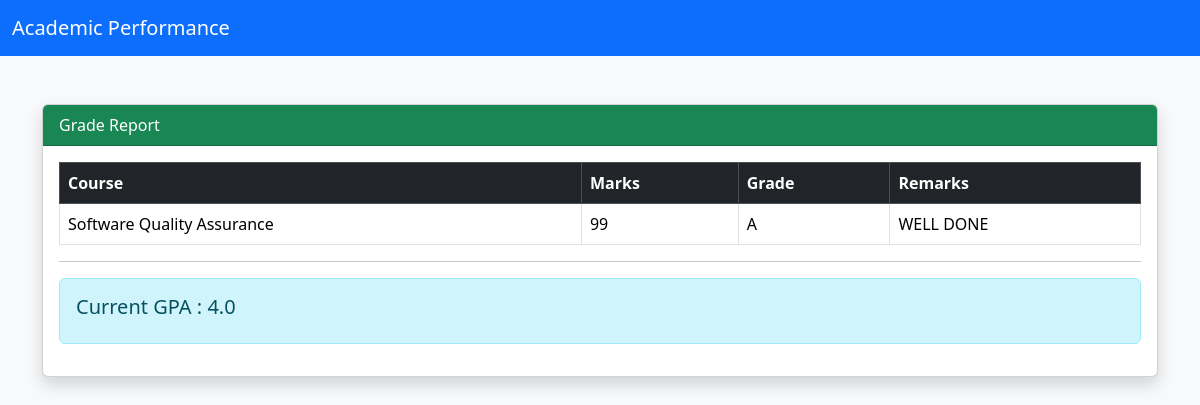
Page /grades (signed in) on the committed database.
### models/grade_model.py (models this page shows)
class Grade(db.Model):
    id = db.Column(
        db.Integer,
        primary_key=True
    )
    student_id = db.Column(
        db.Integer,
        nullable=False
    )
    course_name = db.Column(
        db.String(100),
        nullable=False
    )
    marks = db.Column(
        db.Integer,
        nullable=False
    )
    grade = db.Column(
        db.String(5),
        nullable=False
    )
    remarks = db.Column(
        db.String(300)
    )
    created_at = db.Column(
        db.DateTime,
        default=db.func.now()
    )

### routes/auth_routes.py (the view)
@app.route("/grades")
def grades():
    grades = Grade.query.filter_by(
        student_id=session["user_id"]
    ).all()
    total_points = 0
    total_courses = len(grades)
    for g in grades:
        if g.grade == "A":
            total_points += 4.0
        elif g.grade == "B":
            total_points += 3.0
        elif g.grade == "C":
            total_points += 2.0
        elif g.grade == "D":
            total_points += 1.0
    gpa = 0
    if total_courses > 0:
        gpa = round(
            total_points / total_courses,
            2
        )
    return render_template(
        "grades.html",
        grades=grades,
        gpa=gpa
    )

### templates/grades.html (shortened to what this page needs)
<!DOCTYPE html>
<html>
<head>
<link href="https://cdn.jsdelivr.net/npm/bootstrap@5.3.3/dist/css/bootstrap.min.css" rel="stylesheet">
</head>
<body class="bg-light">
<nav class="navbar navbar-dark bg-primary">
<div class="container-fluid">
<span class="navbar-brand">
Academic Performance
</span>
</div>
</nav>
<div class="container mt-5">
<div class="card shadow">
<div class="card-header bg-success text-white">
Grade Report
</div>
<div class="card-body">
<table class="table table-bordered table-hover">
<thead class="table-dark">
<tr>
<th>Course</th>
<th>Marks</th>
<th>Grade</th>
<th>Remarks</th>
</tr>
</thead>
<tbody>
{% for g in grades %}
<tr>
<td>{{ g.course_name }}</td>
<td>{{ g.marks }}</td>
<td>{{ g.grade }}</td>
<td>{{ g.remarks }}</td>
</tr>
{% endfor %}
</tbody>
</table>
<hr>
<div class="alert alert-info">
<h5>
Current GPA : {{ gpa }}
</h5>
</div>
</div>
</div>
</div>
</body>
</html>

### rows in the picture
Grade: course_name "Software Quality Assurance", marks "99", grade "A", remarks "WELL DONE"

### other values in the picture
{{ gpa }} "4.0"
